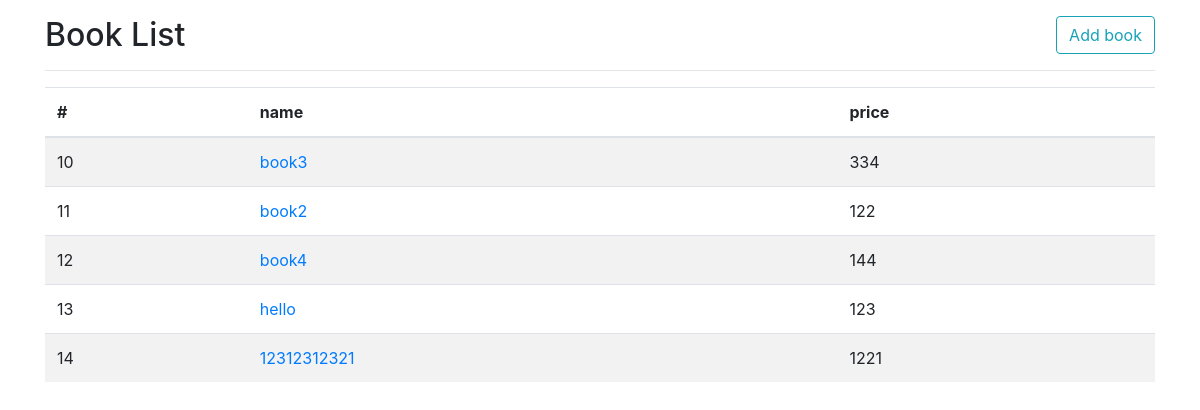
The page /books/ on the database as committed earlier.
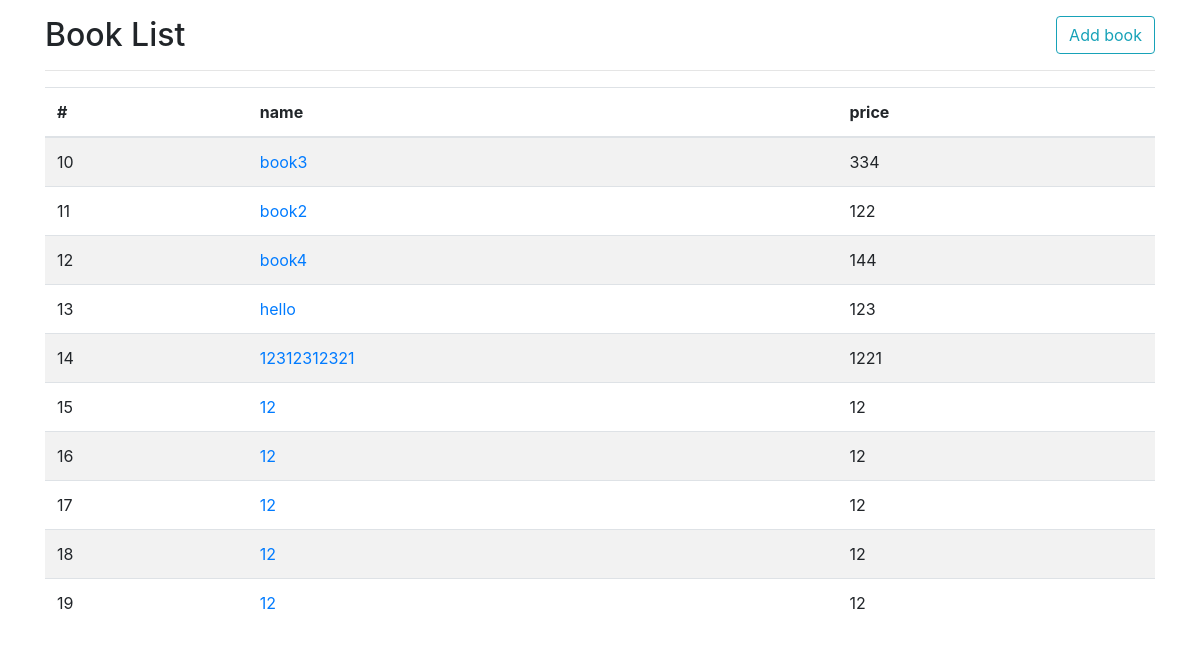
The same page on the database as committed later.
### books/models.py (models this page shows, shortened)
class Book(models.Model):
    name = models.CharField('書名', max_length=20)
    price = models.PositiveIntegerField('價格')
    introduction = models.TextField('簡介')

### books/views.py (the view)
# urls.py: path('books/', book_views.index, name='books-index'),
def index(request):
    books = Book.objects.all()
    return render(request, 'books/index.html', {'books': books})

### templates/books/index.html
{% extends "layout.html" %}
{% block main %}
<div class="row">
    <div class="col">
        <a href="{% url 'books-add' %}" class="btn btn-outline-info float-right">Add book</a>
        <h2>Book List</h2>
        <hr>
        <table class="table table-striped">
            <thead>
                <tr>
                    <th>#</th>
                    <th>name</th>
                    <th>price</th>
                </tr>
            </thead>
            <tbody>
                {% for book in books %}
                    <tr>
                        <td>{{ book.id }}</td>
                        <td><a href="{% url 'book-show' book.id %}">{{ book.name }}</a></td>
                        <td>{{ book.price }}</td>
                    </tr>
                {% empty %}
                    <tr>
                        <td colspan="3" class="text-center">No books!</td>
                    </tr>
                {% endfor %}
            </tbody>
        </table>
    </div>
</div>
{% endblock main %}

### templates/layout.html (shortened to what this page needs)
<!DOCTYPE html>
<html lang="en">
<head>
    <link rel="stylesheet" href="https://stackpath.bootstrapcdn.com/bootstrap/4.1.1/css/bootstrap.min.css">
</head>
{% load bootstrap4 %}
<body>
    <div class="container my-3">
        {% block main %}{% endblock %}
    </div>
</body>
</html>

Rows that differ between the two databases and show on the page:
added Book: id "15", name "12", price "12"
added Book: id "16", name "12", price "12"
added Book: id "17", name "12", price "12"
added Book: id "18", name "12", price "12"
added Book: id "19", name "12", price "12"
